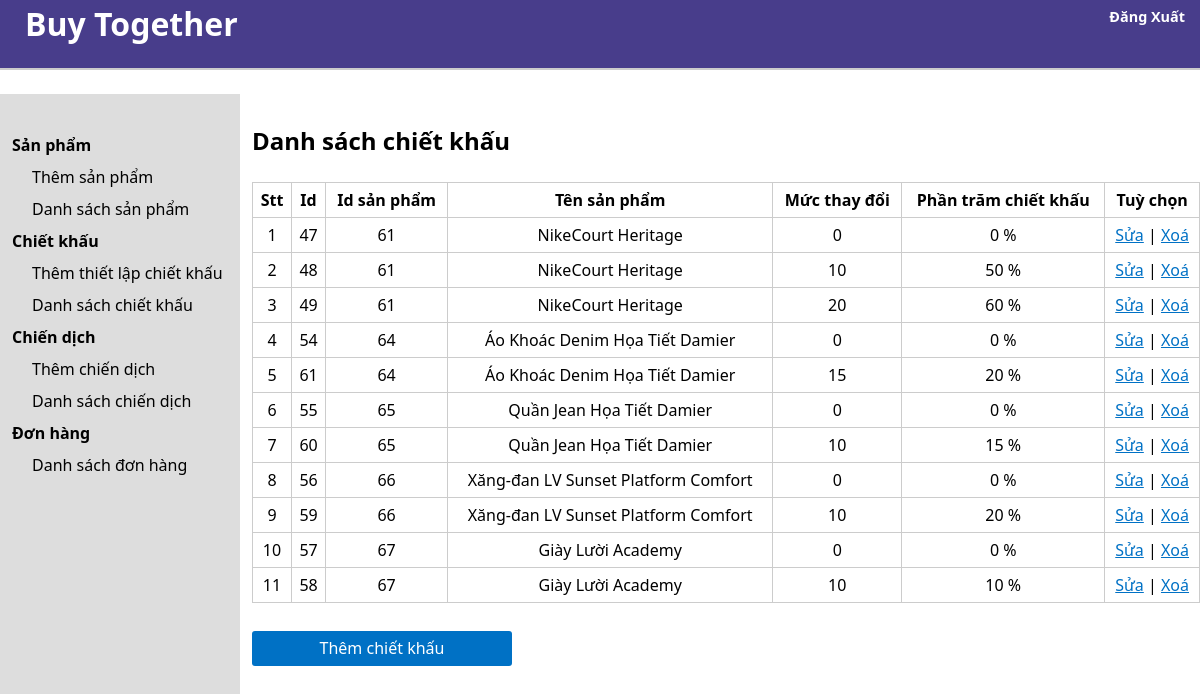
The page /admin/list_discount.php?user_id=26 on the database its author committed.
### tables this page shows
CREATE TABLE `discount` (
  `discount_id` int(11) NOT NULL,
  `user_id` int(11) NOT NULL,
  `product_id` int(11) NOT NULL,
  `discount_point` int(9) NOT NULL,
  `discount_value` float NOT NULL
);

CREATE TABLE `product` (
  `product_id` int(11) NOT NULL,
  `brand_id` int(11) NOT NULL,
  `user_id` int(11) NOT NULL,
  `product_name` varchar(255) NOT NULL,
  `product_price` int(25) NOT NULL,
  `product_sale_price` int(25) NOT NULL,
  `product_description` varchar(5000) NOT NULL,
  `product_main_image` varchar(255) NOT NULL,
  `product_priority` int(11) NOT NULL
);

### admin/class/database.php (called while the page is built, shortened)
<?php
Class Database{
    public $host    = DB_HOST;
    public $user    = DB_USER;
    public $pass    = DB_PASS;
    public $dbname  = DB_NAME;
    public $link;
    private function connectDB(){
        $this->link = new mysqli($this->host, $this->user, $this->pass,
        $this->dbname);
    }
    public function select($query){
        $result = $this->link->query($query) or
        die($this->link->error.__LINE__);
        if($result->num_rows > 0){
            return $result;
        } else {
            return false;
        }
    }
}

### admin/class/discount_class.php (called while the page is built, shortened)
<?php
include_once "database.php";
class discount{
    private $db;
    public function __construct(){
        $this -> db = new Database();
    }
    public function show_discount($user_id){
        $query = "SELECT discount.*, product.product_name FROM discount INNER JOIN product ON discount.product_id = product.product_id WHERE discount.user_id = '$user_id' ORDER BY discount.product_id ASC, discount.discount_point ASC";
        $result = $this -> db -> select($query);
        return $result;
    }
}
?>

### admin/list_discount.php (the view, shortened to what this page needs)
<?php
include "class/discount_class.php";
include "header.php";
$discount = new discount;
if(!isset($_GET['user_id']) || $_GET['user_id'] == NULL){
    echo "<script>window.location = '../login.php'</script>";
}else{
    $user_id = $_GET['user_id'];
}
$show_discount = $discount -> show_discount($user_id);
?>
    <section class="admin-content">
        <div class="admin-content-left">
            <ul>
                <li><a href="">Sản phẩm</a>
                    <ul>
                        <li><a href="add_product.php?user_id=<?php echo $user_id?>">Thêm sản phẩm</a></li>
                        <li><a href="list_product.php?user_id=<?php echo $user_id?>">Danh sách sản phẩm</a></li>
                    </ul>
                </li>
                <li><a href="">Chiết khấu
                    <ul>
                        <li><a href="add_discount.php?user_id=<?php echo $user_id?>">Thêm thiết lập chiết khấu</a></li>
                        <li><a href="list_discount.php?user_id=<?php echo $user_id?>">Danh sách chiết khấu</a></li>
                    </ul>
                </li>
                <li><a href="">Chiến dịch</a>
                    <ul>
                        <li><a href="add_campaign.php?user_id=<?php echo $user_id?>">Thêm chiến dịch</a></li>
                        <li><a href="list_campaign.php?user_id=<?php echo $user_id?>">Danh sách chiến dịch</a></li>
                    </ul>
                </li>
                <li><a href="">Đơn hàng</a>
                    <ul>
                        <li><a href="list_order.php?user_id=<?php echo $user_id?>">Danh sách đơn hàng</a></li>
                    </ul>
                </li>
            </ul>
        </div>
        <div class="admin-content-right">
            <div class="admin-content-right-category-list">
                <h1>Danh sách chiết khấu</h1>
                <table>
                    <tr>
                        <th>Stt</th>
                        <th>Id</th>
                        <th>Id sản phẩm</th>
                        <th>Tên sản phẩm</th>
                        <th>Mức thay đổi</th>
                        <th>Phần trăm chiết khấu</th>
                        <th>Tuỳ chọn</th>
                    </tr>
                    <?php
                    if($show_discount){
                        $i = 0;
                        while($result = $show_discount -> fetch_assoc()){
                            $i++
                    ?>
                    <tr>
                        <td><?php echo $i?></td>
                        <td><?php echo $result['discount_id']?></td>
                        <td><?php echo $result['product_id']?></td>
                        <td><?php echo $result['product_name']?></td>
                        <td><?php echo $result['discount_point']?></td>
                        <td><?php echo $result['discount_value']?> %</td>
                        <td><a class="normal_link" href="edit_discount.php?discount_id=<?php echo $result['discount_id'] ?>">Sửa</a> |
                        <a class="normal_link" href="delete_discount.php?discount_id=<?php echo $result['discount_id'] ?>">Xoá</a></td>
                    </tr>
                    <?php
                        }
                    }
                    ?>
                </table>
                <div class="button_container">
                    <a href="add_discount.php?user_id=<?php echo $user_id?>" class="button">Thêm chiết khấu</a>
                </div>
            </div>
        </div>
    </section>
</body>
</html>

### admin/style.css (style rules this page uses)
* { margin: 0; padding: 0; box-sizing: border-box; font-family: system-ui, -apple-system, BlinkMacSystemFont, 'Segoe UI', Roboto, Oxygen, Ubuntu, Cantarell, 'Open Sans', 'Helvetica Neue', sans-serif; text-decoration: none; outline: none; color: black; }
ul { list-style: none; }
.admin-content { padding-top: 2%; display: flex; }
.admin-content-left { background-color: #ddd; height: 155vh; width: 20%; padding: 30px 0 0 12px; }
.admin-content-left > ul > li > a { font-weight: bold; }
.admin-content-left ul li { margin: 10px 0; }
.admin-content-left > ul > li > ul { margin-left: 20px; }
.admin-content-right { width: 80%; padding: 30px 0 0 12px; }
.admin-content-right-category-add input, select, .button { display: block; width: 260px; height: 35px; padding: 6px 12px; margin-top: 3%; }
.admin-content-right-category-list table { width: 100%; text-align: center; margin-top: 25px; border-collapse: collapse; }
.admin-content-right-category-list tr th,td { border: 1px solid #ccc; padding: 6px 6px; }
.admin-content-right-product-add input, select, textarea, .button { display: block; width: 260px; height: 35px; padding: 6px 12px; margin-top: 3%; }
.admin-content-right .button { cursor: pointer; background-color: #0071c5; color: #fff; border: none; border-radius: 3px; transition: all 0.3s ease; text-align: center; }
a.normal_link { color: #0071c5; text-decoration: underline; }

### rows shown on the page
discount: discount_id "47", product "61", product.product_name "NikeCourt Heritage", discount_point "0", discount_value "0"
discount: discount_id "48", product "61", product.product_name "NikeCourt Heritage", discount_point "10", discount_value "50"
discount: discount_id "49", product "61", product.product_name "NikeCourt Heritage", discount_point "20", discount_value "60"
discount: discount_id "54", product "64", product.product_name "Áo Khoác Denim Họa Tiết Damier", discount_point "0", discount_value "0"
discount: discount_id "61", product "64", product.product_name "Áo Khoác Denim Họa Tiết Damier", discount_point "15", discount_value "20"
discount: discount_id "55", product "65", product.product_name "Quần Jean Họa Tiết Damier", discount_point "0", discount_value "0"
discount: discount_id "60", product "65", product.product_name "Quần Jean Họa Tiết Damier", discount_point "10", discount_value "15"
discount: discount_id "56", product "66", product.product_name "Xăng-đan LV Sunset Platform Comfort", discount_point "0", discount_value "0"
discount: discount_id "59", product "66", product.product_name "Xăng-đan LV Sunset Platform Comfort", discount_point "10", discount_value "20"
discount: discount_id "57", product "67", product.product_name "Giày Lười Academy", discount_point "0", discount_value "0"
discount: discount_id "58", product "67", product.product_name "Giày Lười Academy", discount_point "10", discount_value "10"
